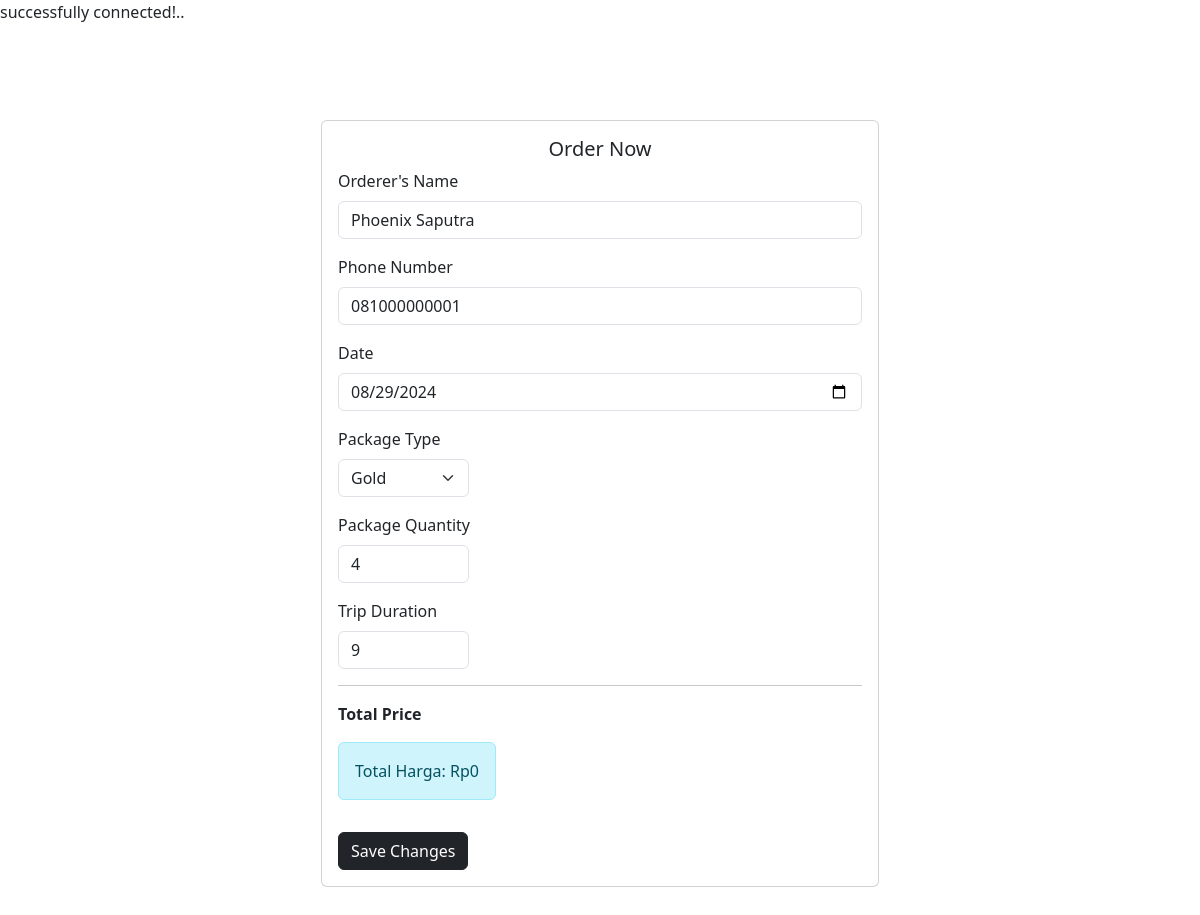
The page /pages/form-edit.php?id=46 on the database its author committed.
### tables this page shows
CREATE TABLE `pesanan` (
  `id` int(200) NOT NULL,
  `name` varchar(30) NOT NULL,
  `phone` varchar(15) NOT NULL,
  `date` date NOT NULL,
  `package` varchar(10) NOT NULL,
  `quantity` int(3) NOT NULL,
  `duration` int(3) NOT NULL,
  `amount` varchar(100) NOT NULL
);

### pages/form-edit.php (the view, shortened to what this page needs)
<!DOCTYPE html>
<html>
    <head>
        <link rel="stylesheet" href="../assets/css/bootstrap.min.css" />
    </head>
    <body>
    <?php
        include '../includes/connection.php';
        $id = $_GET['id'];
        $pesanan = mysqli_query($connection, "SELECT * FROM pesanan WHERE id = '$id'");
        $row = mysqli_fetch_array($pesanan);
        $package = array("Silver", "Gold", "Platinum");
        ?>
    <div class="container py-5">
            <div class="row">
                <div class="col">
                    <div class="card w-50 mt-5 mb-5 mx-auto">
                        <div class="card-body">
                            <h5 class="card-title text-center">Order Now</h5>
                            <form method="post" action="../includes/update.php">
                                <div class="mb-3">
                                    <label class="form-label">Orderer's Name</label>
                                    <input type="text" class="form-control" name="name" value="<?php echo $row['name'];?>">
                                </div>
                                <div class="mb-3">
                                    <label class="form-label">Phone Number</label>
                                    <input type="text" class="form-control" name="phone" value="<?php echo $row['phone'];?>">
                                </div>
                                <div class="mb-3">
                                    <label class="form-label">Date</label>
                                    <input type="date" class="form-control" name="date" value="<?php echo $row['date'];?>">
                                </div>
                                <div class="mb-3">
                                    <label for="package" class="form-label">Package Type</label>
                                    <select class="form-select w-25" id="package" name="package">
                                    <?php
                                    foreach ($package as $j){
                                        echo "<option value='$j' ";
                                        echo $row['package']==$j?'selected="selected"':'';
                                        echo ">$j</option>";
                                    }
                                    ?>
                                    </select>
                                </div>
                                <div class="mb-3">
                                    <label for="number" class="form-label">Package Quantity</label>
                                    <div class="input-group w-25">
                                        <input type="number" class="form-control" id="quantity" name="quantity" value="<?php echo $row['quantity'];?>">
                                    </div>
                                </div>
                                <div class="mb-3">
                                    <label for="number" class="form-label">Trip Duration</label>
                                    <div class="input-group w-25">
                                        <input type="number" class="form-control" id="duration" name="duration" value="<?php echo $row['duration'];?>">
                                    </div>
                                </div>
                                <hr>
                                <label class="fw-bold form-label">Total Price</label>
                                <div class="input-group mb-3 w-50">
                                    <div class="input-group-prepend">
                                    <div class="alert alert-info mt-2 text-center" id="price" name="price">Total Harga: Rp0</div>
                                    </div>
                                  </div>
                                <button type="submit" class="btn btn-dark" value="save">Save Changes</button>
                            </form>
                        </div>
                    </div>
                </div>
            </div>
        </div>
    </body>
</html>

### rows shown on the page
pesanan: name "Phoenix Saputra", phone "081000000001", date "08/29/2024", package "Gold", quantity "4", duration "9"
